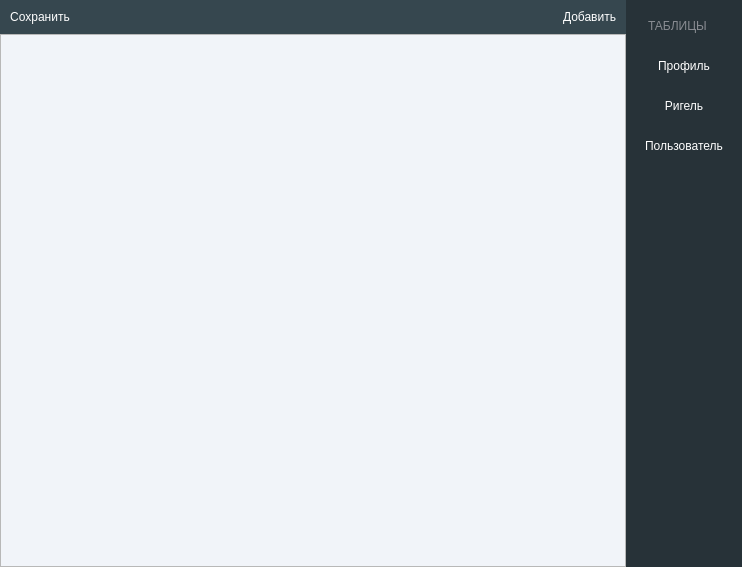
<?xml version="1.0" encoding="UTF-8"?>
<ui version="4.0">
 <class>admin</class>
 <widget class="QMainWindow" name="admin">
  <property name="geometry">
   <rect>
    <x>0</x>
    <y>0</y>
    <width>742</width>
    <height>567</height>
   </rect>
  </property>
  <property name="windowTitle">
   <string>MainWindow</string>
  </property>
  <property name="styleSheet">
   <string notr="true">#top_widget {
background-color: rgb(54, 71, 79);
}

.QRadioButton, .QPushButton {
	color: rgb(255, 255, 255);
	font: 700 9pt &quot;Segoe UI&quot;;
	border: null;
	padding: 10%;
}

#table {
background-color: rgb(241, 244, 249);
}

.QRadioButton:hover, .QPushButton:hover{
background-color: rgb(69, 75, 84);
}

#rigth_widget {
	background-color: rgb(39, 50, 56);
}

.QLabel {
	color: rgb(136, 139, 145);
	font: 700 9pt &quot;Segoe UI&quot;;
	padding: 10%;
}

#scrollAreaWidgetContents {
background-color: rgb(241, 244, 249);
}</string>
  </property>
  <widget class="QWidget" name="centralwidget">
   <layout class="QGridLayout" name="gridLayout">
    <property name="leftMargin">
     <number>0</number>
    </property>
    <property name="topMargin">
     <number>0</number>
    </property>
    <property name="rightMargin">
     <number>0</number>
    </property>
    <property name="bottomMargin">
     <number>0</number>
    </property>
    <property name="spacing">
     <number>0</number>
    </property>
    <item row="0" column="0">
     <widget class="QWidget" name="top_widget" native="true">
      <property name="sizePolicy">
       <sizepolicy hsizetype="Preferred" vsizetype="Maximum">
        <horstretch>0</horstretch>
        <verstretch>0</verstretch>
       </sizepolicy>
      </property>
      <layout class="QHBoxLayout" name="horizontalLayout_2">
       <property name="spacing">
        <number>0</number>
       </property>
       <property name="leftMargin">
        <number>0</number>
       </property>
       <property name="topMargin">
        <number>0</number>
       </property>
       <property name="rightMargin">
        <number>0</number>
       </property>
       <property name="bottomMargin">
        <number>0</number>
       </property>
       <item>
        <widget class="QPushButton" name="btn_save">
         <property name="sizePolicy">
          <sizepolicy hsizetype="Maximum" vsizetype="Maximum">
           <horstretch>0</horstretch>
           <verstretch>0</verstretch>
          </sizepolicy>
         </property>
         <property name="text">
          <string>Сохранить</string>
         </property>
         <property name="icon">
          <iconset>
           <normaloff>icons/disk.svg</normaloff>icons/disk.svg</iconset>
         </property>
        </widget>
       </item>
       <item>
        <spacer name="horizontalSpacer_3">
         <property name="orientation">
          <enum>Qt::Horizontal</enum>
         </property>
         <property name="sizeType">
          <enum>QSizePolicy::Expanding</enum>
         </property>
         <property name="sizeHint" stdset="0">
          <size>
           <width>19</width>
           <height>30</height>
          </size>
         </property>
        </spacer>
       </item>
       <item>
        <widget class="QPushButton" name="btn_add">
         <property name="text">
          <string>Добавить</string>
         </property>
         <property name="icon">
          <iconset>
           <normaloff>icons/plus.svg</normaloff>icons/plus.svg</iconset>
         </property>
        </widget>
       </item>
      </layout>
     </widget>
    </item>
    <item row="1" column="0">
     <widget class="QScrollArea" name="scrollArea">
      <property name="widgetResizable">
       <bool>true</bool>
      </property>
      <widget class="QWidget" name="scrollAreaWidgetContents">
       <property name="geometry">
        <rect>
         <x>0</x>
         <y>0</y>
         <width>620</width>
         <height>529</height>
        </rect>
       </property>
       <layout class="QVBoxLayout" name="verticalLayout_2">
        <property name="spacing">
         <number>0</number>
        </property>
        <property name="leftMargin">
         <number>0</number>
        </property>
        <property name="topMargin">
         <number>0</number>
        </property>
        <property name="rightMargin">
         <number>0</number>
        </property>
        <property name="bottomMargin">
         <number>0</number>
        </property>
        <item>
         <layout class="QVBoxLayout" name="lines">
          <property name="spacing">
           <number>6</number>
          </property>
          <property name="leftMargin">
           <number>9</number>
          </property>
          <property name="topMargin">
           <number>9</number>
          </property>
          <property name="rightMargin">
           <number>9</number>
          </property>
          <property name="bottomMargin">
           <number>9</number>
          </property>
         </layout>
        </item>
        <item>
         <spacer name="verticalSpacer_2">
          <property name="orientation">
           <enum>Qt::Vertical</enum>
          </property>
          <property name="sizeHint" stdset="0">
           <size>
            <width>20</width>
            <height>40</height>
           </size>
          </property>
         </spacer>
        </item>
       </layout>
      </widget>
     </widget>
    </item>
    <item row="0" column="1" rowspan="3">
     <widget class="QWidget" name="rigth_widget" native="true">
      <layout class="QVBoxLayout" name="verticalLayout">
       <item>
        <widget class="QLabel" name="label">
         <property name="text">
          <string>ТАБЛИЦЫ</string>
         </property>
        </widget>
       </item>
       <item>
        <widget class="QPushButton" name="btn_profile">
         <property name="text">
          <string>Профиль</string>
         </property>
        </widget>
       </item>
       <item>
        <widget class="QPushButton" name="btn_rigel">
         <property name="text">
          <string>Ригель</string>
         </property>
        </widget>
       </item>
       <item>
        <widget class="QPushButton" name="btn_user">
         <property name="text">
          <string>Пользователь</string>
         </property>
        </widget>
       </item>
       <item>
        <spacer name="verticalSpacer">
         <property name="orientation">
          <enum>Qt::Vertical</enum>
         </property>
         <property name="sizeHint" stdset="0">
          <size>
           <width>20</width>
           <height>40</height>
          </size>
         </property>
        </spacer>
       </item>
      </layout>
     </widget>
    </item>
   </layout>
  </widget>
 </widget>
 <resources/>
 <connections/>
</ui>
